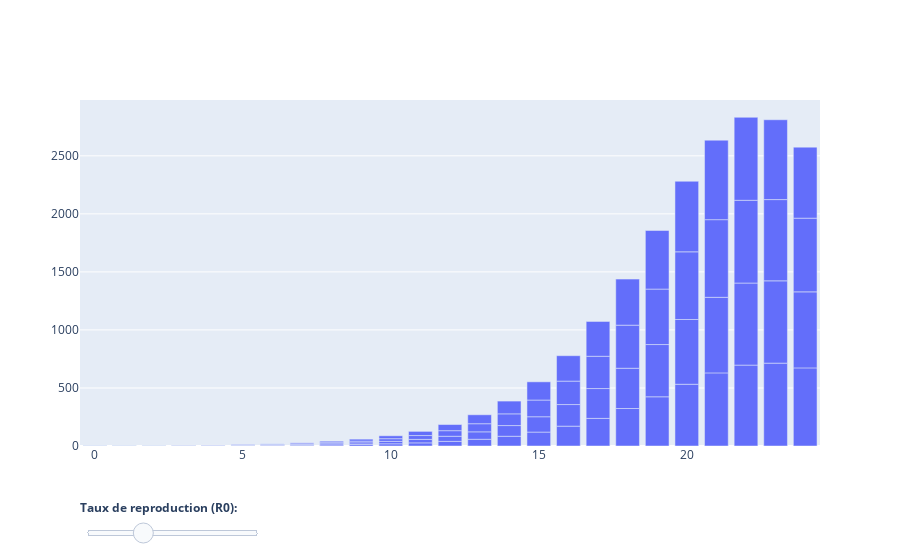

This figure's notebook cell:
### Code cell
# Create figure
fig = go.Figure()

# Add traces, one for each slider step
for step in np.arange(0, 10, 0.1):
    fig.add_trace(go.Bar(name='Exposed',
            visible=False,
            x=simulator(step).Idx,
            y=simulator(step)[simulator(step).Type == 'E'].Nb))

# Make 3.2
fig.data[32].visible = True

# Create and add slider
steps = []
for i in range(len(fig.data)):
    step = dict(
        method="restyle",
        args=["visible", [False] * len(fig.data)],
        label = '',
        
    )
    step["args"][1][i] = True  # Toggle i'th trace to "visible"
    steps.append(step)

sliders = [dict(
    active=32,
    currentvalue={"prefix": "<b>Taux de reproduction (R0):</b> "},
    pad={"t": 50},
    ticklen = 0,
    tickwidth = 0,
    steps=steps,
    len=0.25,
    transition= {'easing':"cubic"}
)]

fig.update_layout(
    sliders=sliders
)

fig.show()
